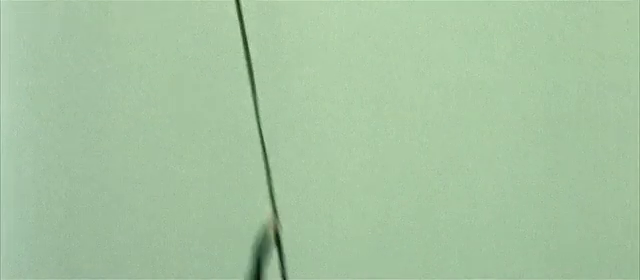
#> input picture TP2/Image-caracteristique/Q5_image_caracteristique_plan1.png, 640 x 280 px, given in place of Extrait5-Matrix-Helicopter_Scene(280p).m4v, which was not available
$ python Q3_Dense-Optical-Flow.py
#> lines starting #> are read from the running program, lines starting #| are printed output that depends on the picture; after the words box and inside, x2 and y2 are one past the last pixel; in counts of white or black regions, pixels touching at a corner belong together; pictures that were not available may be replaced by others from this repository, and a replacement may not be noted
import cv2
import numpy as np

def normalize(hist) :
    valmax = np.amax(hist)
    valmin = np.amin(hist)
    hist = hist / (valmax - valmin) * 255
    return hist

def histgram2d(frame, a, b):
    hist = cv2.calcHist([frame], [1, 0], None, [512,512], [-64, 64, -64, 64])
    # hist = cv2.calcHist([frame], [1, 0], None, [500, 500], [0, 50, 0, 50])
    hist= cv2.cvtColor(normalize(hist).astype('float32'), cv2.COLOR_GRAY2BGR)
    return hist

cv2.namedWindow('Histogramme', cv2.WINDOW_NORMAL)
cv2.namedWindow('Image et Champ de vitesses (Farneback)', cv2.WINDOW_NORMAL)

#Ouverture du flux video
cap = cv2.VideoCapture("E:/ROB317/TP2/TP2_Videos/Extrait5-Matrix-Helicopter_Scene(280p).m4v")
# cap = cv2.VideoCapture(0)
ret, frame1 = cap.read() # Passe à l'image suivante
#> frame1 is the input picture: shape (280, 640, 3); mean B, G, R 160.6, 195, 164.8
prvs = cv2.cvtColor(frame1,cv2.COLOR_BGR2GRAY) # Passage en niveaux de gris
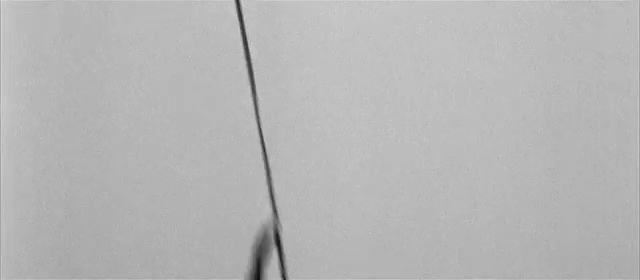
#> prvs: shape (280, 640); min 12, max 222, mean 182.1
hsv = np.zeros_like(frame1) # Image nulle de même taille que frame1 (affichage OF)
hsv[:,:,1] = 255 # Toutes les couleurs sont saturées au maximum

index = 1
ret, frame2 = cap.read()
next = cv2.cvtColor(frame2,cv2.COLOR_BGR2GRAY)


while(ret):
    index += 1
    flow = cv2.calcOpticalFlowFarneback(prvs,next,None,
                                        pyr_scale = 0.5,# Taux de réduction pyramidal
                                        levels = 3, # Nombre de niveaux de la pyramide
                                        winsize = 15, # Taille de fenêtre de lissage (moyenne) des coefficients polynomiaux
                                        iterations = 3, # Nb d'itérations par niveau
                                        poly_n = 7, # Taille voisinage pour approximation polynomiale
                                        poly_sigma = 1.5, # E-T Gaussienne pour calcul dérivées
                                        flags = 0)
    mag, ang = cv2.cartToPolar(flow[:,:,0], flow[:,:,1]) # Conversion cartésien vers polaire
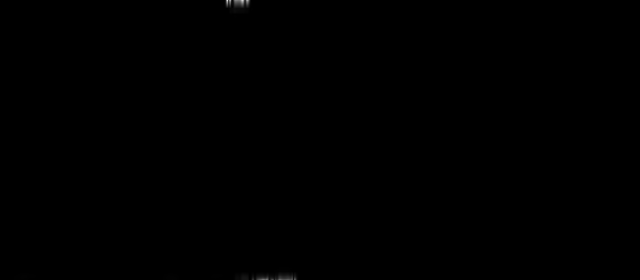
#> mag: shape (280, 640) float32; min 9.3e-22, max 0.898, mean 0.000554
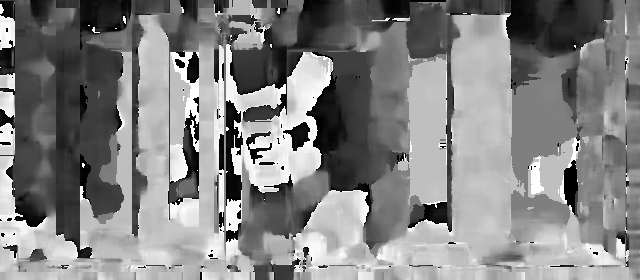
#> ang: shape (280, 640) float32; min 3.11e-07, max 6.28, mean 3.25; drawn with min black and max white
    hsv[:,:,0] = (ang*180)/(2*np.pi) # Teinte (codée sur [0..179] dans OpenCV) <--> Argument
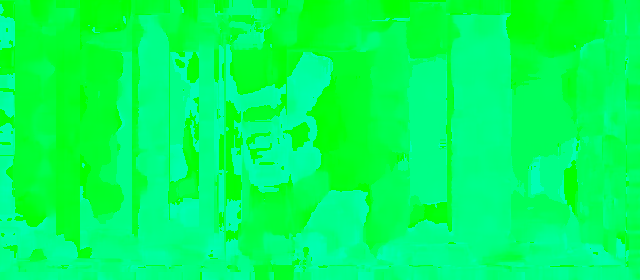
#> hsv: shape (280, 640, 3); mean of channels 0, 1, 2 92.7, 255, 0; drawn as B, G, R
    hsv[:,:,2] = (mag*255)/np.amax(mag) # Valeur <--> Norme
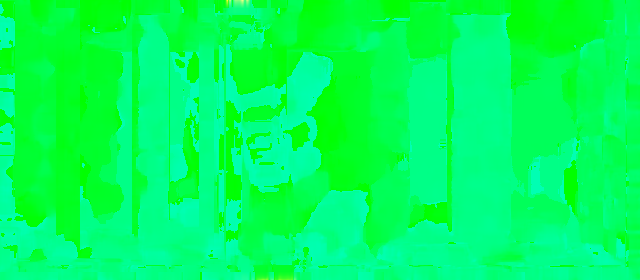
#> hsv: shape (280, 640, 3); 0.7% of pixels changed, all inside (x1, y1, x2, y2) = (13, 0, 299, 280); drawn as B, G, R

    bgr = cv2.cvtColor(hsv,cv2.COLOR_HSV2BGR)
    result = np.vstack((frame2, bgr))
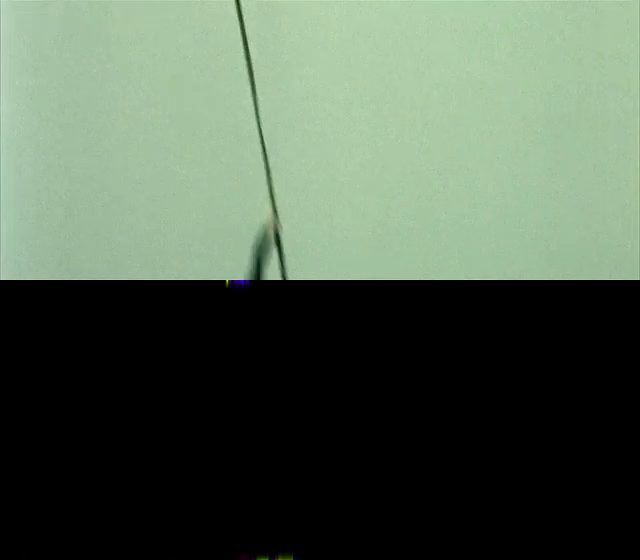
#> result: shape (560, 640, 3); mean B, G, R 80.3, 97.5, 82.4


    cv2.imshow('Image et Champ de vitesses (Farneback)', result.astype(np.uint8))

    hist1 = histgram2d(flow, 1, 0)
#> in normalize, `valmax = np.amax(hist)`: valmax = 78758
#> in normalize, `valmin = np.amin(hist)`: valmin = 0
    cv2.imshow('Histogramme', hist1)

    k = cv2.waitKey(15) & 0xff
#> (key Esc is pressed here)
    if k == 27:
        break
    elif k == ord('s'):
        # cv2.imwrite('Frame_%04d.png'%index,frame2)
        # cv2.imwrite('OF_hsv_%04d.png'%index,bgr)
        cv2.imwrite('hist_t_x.png',  hist1 * 255)
    prvs = next
    ret, frame2 = cap.read()
    if (ret):
        next = cv2.cvtColor(frame2,cv2.COLOR_BGR2GRAY)

cap.release()
cv2.destroyAllWindows()
